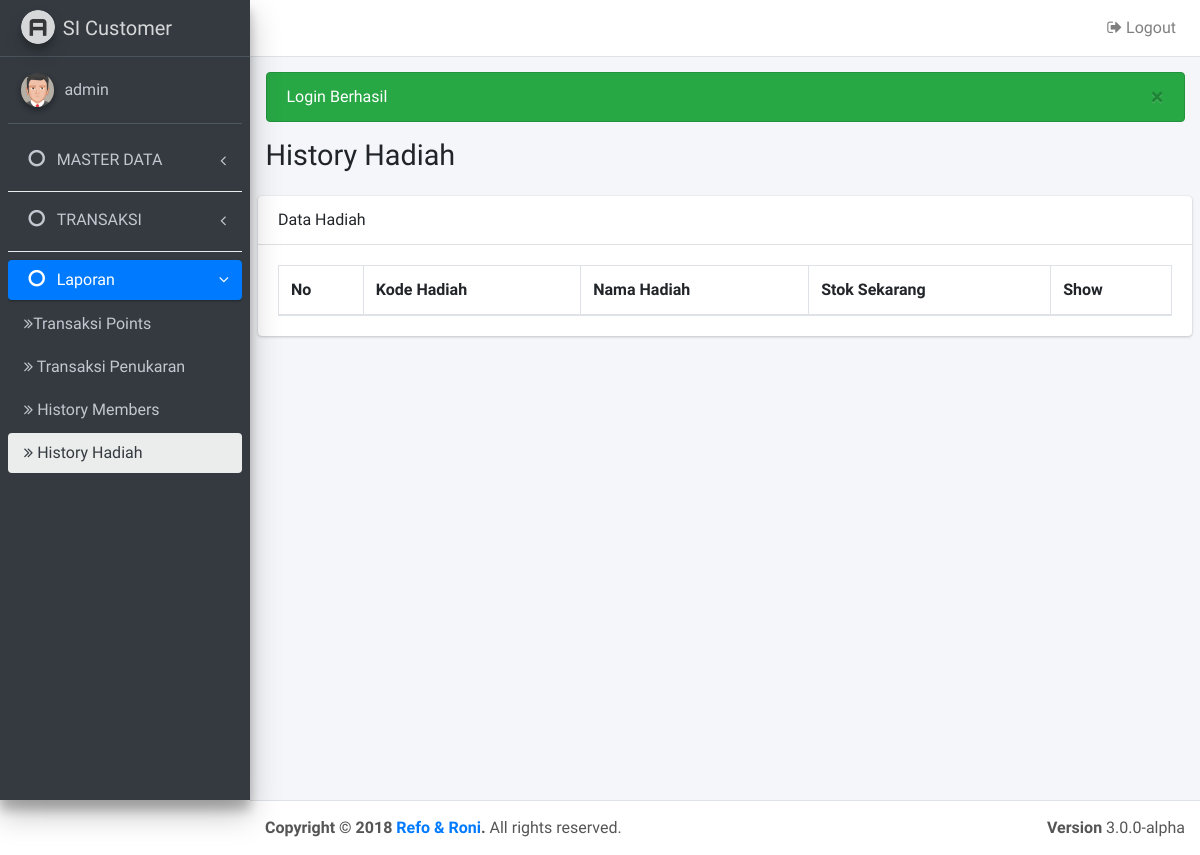
The page /laporan_hadiah.php (signed in) on the database as committed earlier.
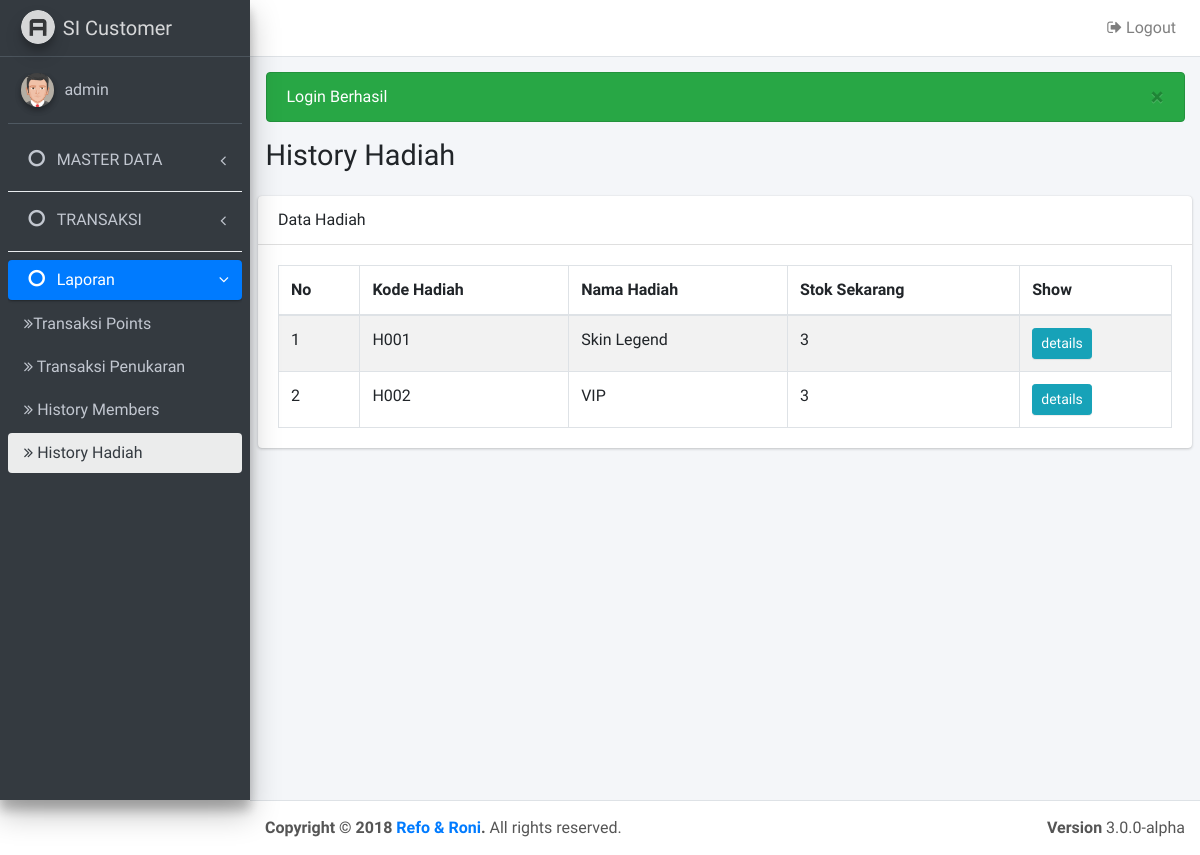
The same page on the database as committed later.
### tables this page shows
CREATE TABLE `log_had` (
  `id` int(11) NOT NULL,
  `tgl` date NOT NULL,
  `kd_hadiah` varchar(11) NOT NULL,
  `masuk_keluar` enum('1','0') NOT NULL,
  `jumlah` int(11) NOT NULL,
  `keterangan` varchar(50) NOT NULL,
  `oleh` varchar(10) NOT NULL
);

CREATE TABLE `hadiah` (
  `kd_hadiah` varchar(10) NOT NULL,
  `nama_hadiah` varchar(200) NOT NULL,
  `ketentuan_poin` int(11) NOT NULL,
  `stok` int(11) NOT NULL,
  `stat` int(11) NOT NULL
);

### laporan_hadiah.php (the view, shortened to what this page needs)
<?php
include "config/koneksi.php";
require_once 'layout/header.php';
require_once 'layout/navbar.php';
require_once 'layout/sidebar.php';
?>
<section class="content">
	<div class="card">
		<div class="card-header">
			Data Hadiah
		</div>
		<div class="card-body">
			<table id="example1" class="table table-bordered table-striped">
				<thead>
					<tr>
						<th>No</th>
						<th>Kode Hadiah</th>
						<th>Nama Hadiah</th>
						<th>Stok Sekarang</th>
						<th>Show</th>
					</tr>
				</thead>
				<tbody>
					<?php
						$hdh = $db->query("SELECT * FROM log_had a INNER JOIN hadiah b on a.kd_hadiah=b.kd_hadiah GROUP BY a.kd_hadiah ");
						$no = 1;
						foreach($hdh as $data) {
					?>
					<tr>
						<td><?= $no++ ?></td>
						<td><?= $data['kd_hadiah'] ?></td>
						<td><?= $data['nama_hadiah'] ?></td>
						<td><?= $data['stok'] ?></td>
						<td><a href="history_hadiah.php?kd=<?= $data['kd_hadiah'] ?>" class="btn btn-info btn-sm">details</a></td>
					</tr>
				<?php } ?>
				</tbody>
			</table>
		</div>
	</div>
</section>
<?php require_once('layout/footer.php') ?>

### config/koneksi.php (shortened to what this page needs)
<?php
function msghandling($arr = array("danger", "success", "warning")){
	foreach($arr as $r){
		if(isset($_SESSION[$r])){
			echo "<div class='alert alert-$r'>$_SESSION[$r] <button type='button' class='close' data-dismiss='alert' aria-hidden='true'>&times;</button> </div>";
		}
	}
}
 ?>

Rows that differ between the two databases and show on the page:
added log_had: kd_hadiah.kd_hadiah "H001", kd_hadiah.nama_hadiah "Skin Legend", kd_hadiah.stok "3"
added log_had: kd_hadiah.kd_hadiah "H002", kd_hadiah.nama_hadiah "VIP", kd_hadiah.stok "3"
